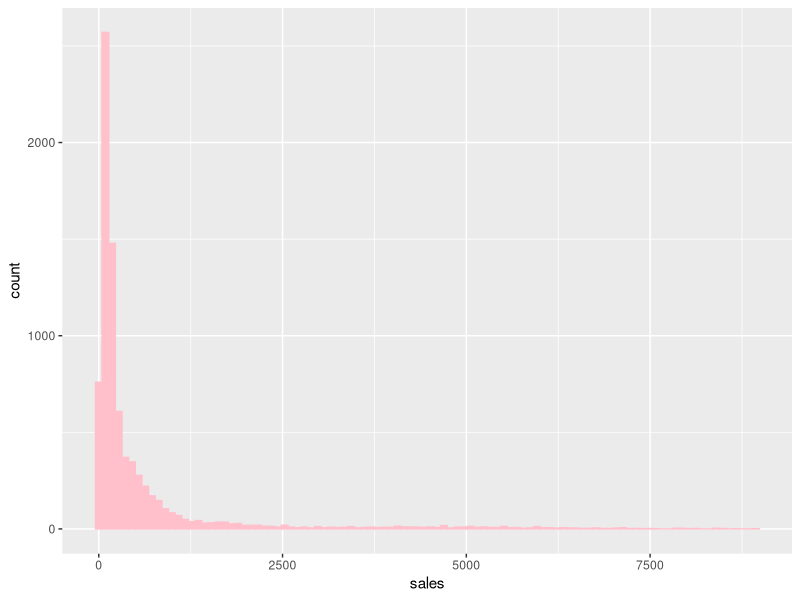
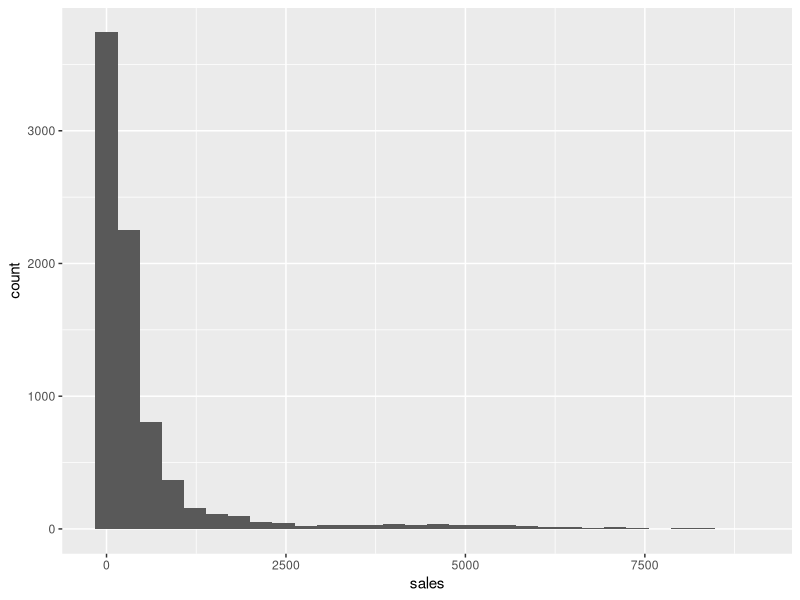

These figures' R source, in order:
## ---- chunk 1
knitr::opts_chunk$set(echo = TRUE)
library(ggplot2)
## ---- chunk 2
p <- ggplot(txhousing, aes(sales))
ph <- geom_histogram(bins=100,color="pink",fill="pink")
p + ph
## ---- chunk 3
fs_blues <- scale_color_brewer(palette = "Blues")
p + geom_histogram() + fs_blues 
